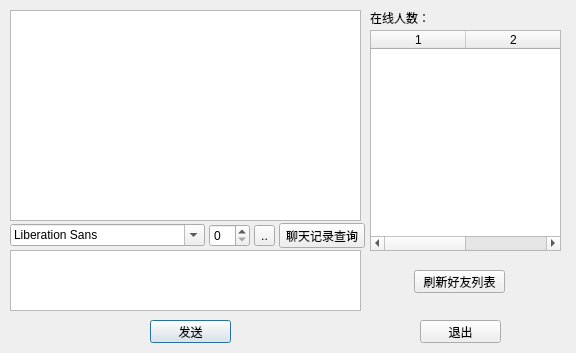
<?xml version="1.0" encoding="UTF-8"?>
<ui version="4.0">
 <class>groupchatDialog</class>
 <widget class="QDialog" name="groupchatDialog">
  <property name="geometry">
   <rect>
    <x>0</x>
    <y>0</y>
    <width>576</width>
    <height>353</height>
   </rect>
  </property>
  <property name="windowTitle">
   <string>Dialog</string>
  </property>
  <property name="styleSheet">
   <string notr="true">background-image: url(:/images/8.jpg);</string>
  </property>
  <widget class="QPlainTextEdit" name="recoder">
   <property name="geometry">
    <rect>
     <x>10</x>
     <y>10</y>
     <width>351</width>
     <height>211</height>
    </rect>
   </property>
  </widget>
  <widget class="QWidget" name="horizontalLayoutWidget">
   <property name="geometry">
    <rect>
     <x>10</x>
     <y>220</y>
     <width>355</width>
     <height>31</height>
    </rect>
   </property>
   <layout class="QHBoxLayout" name="horizontalLayout" stretch="0,0,0,0">
    <property name="spacing">
     <number>4</number>
    </property>
    <item>
     <widget class="QFontComboBox" name="front"/>
    </item>
    <item>
     <widget class="QSpinBox" name="wordize"/>
    </item>
    <item>
     <widget class="QToolButton" name="file">
      <property name="text">
       <string>..</string>
      </property>
     </widget>
    </item>
    <item>
     <widget class="QToolButton" name="recordat">
      <property name="text">
       <string>聊天记录查询</string>
      </property>
     </widget>
    </item>
   </layout>
  </widget>
  <widget class="QPlainTextEdit" name="sendtext">
   <property name="geometry">
    <rect>
     <x>10</x>
     <y>250</y>
     <width>351</width>
     <height>61</height>
    </rect>
   </property>
  </widget>
  <widget class="QLabel" name="personcount">
   <property name="geometry">
    <rect>
     <x>370</x>
     <y>10</y>
     <width>81</width>
     <height>16</height>
    </rect>
   </property>
   <property name="text">
    <string>在线人数：</string>
   </property>
  </widget>
  <widget class="QPushButton" name="send">
   <property name="geometry">
    <rect>
     <x>150</x>
     <y>320</y>
     <width>81</width>
     <height>23</height>
    </rect>
   </property>
   <property name="text">
    <string>发送</string>
   </property>
  </widget>
  <widget class="QPushButton" name="close">
   <property name="geometry">
    <rect>
     <x>420</x>
     <y>320</y>
     <width>81</width>
     <height>23</height>
    </rect>
   </property>
   <property name="text">
    <string>退出</string>
   </property>
  </widget>
  <widget class="QPushButton" name="frlush">
   <property name="geometry">
    <rect>
     <x>414</x>
     <y>270</y>
     <width>91</width>
     <height>23</height>
    </rect>
   </property>
   <property name="text">
    <string>刷新好友列表</string>
   </property>
  </widget>
  <widget class="QTableWidget" name="tableWidget">
   <property name="geometry">
    <rect>
     <x>370</x>
     <y>30</y>
     <width>191</width>
     <height>221</height>
    </rect>
   </property>
   <property name="rowCount">
    <number>0</number>
   </property>
   <property name="columnCount">
    <number>2</number>
   </property>
   <attribute name="horizontalHeaderCascadingSectionResizes">
    <bool>false</bool>
   </attribute>
   <attribute name="horizontalHeaderDefaultSectionSize">
    <number>95</number>
   </attribute>
   <attribute name="horizontalHeaderShowSortIndicator" stdset="0">
    <bool>true</bool>
   </attribute>
   <attribute name="horizontalHeaderStretchLastSection">
    <bool>false</bool>
   </attribute>
   <attribute name="verticalHeaderCascadingSectionResizes">
    <bool>false</bool>
   </attribute>
   <column/>
   <column/>
  </widget>
 </widget>
 <resources/>
 <connections/>
</ui>
